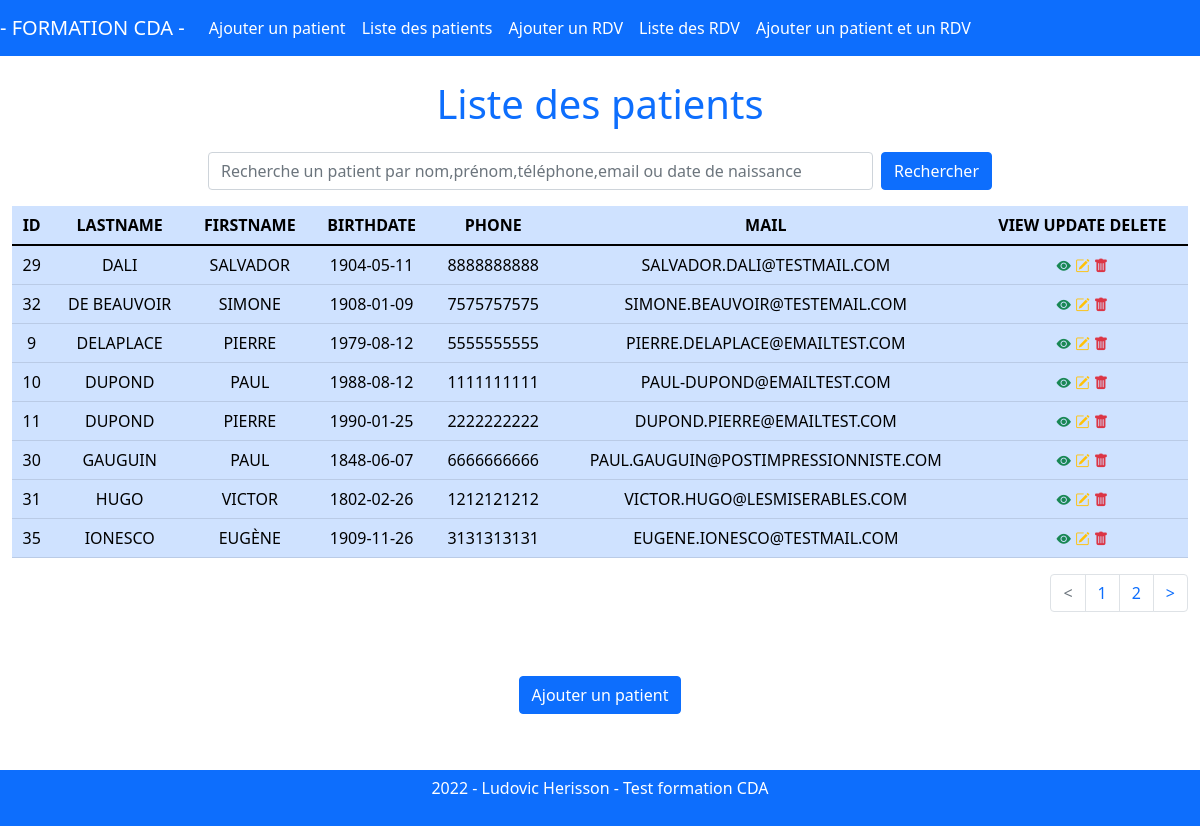
/?op=voir&data=patient&page=1, run on the app's committed database.
### tables this page shows
CREATE TABLE `patients` (
  `id` int(11) NOT NULL,
  `lastname` varchar(25) NOT NULL,
  `firstname` varchar(25) NOT NULL,
  `birthdate` date NOT NULL,
  `phone` varchar(25) DEFAULT NULL,
  `mail` varchar(100) NOT NULL
);

### controller/Controller.php (called while the page is built, shortened)
<?php
class Controller
{
    private $dbEntityRepo;
    public function __construct()
    {
        $this->dbEntityRepo=new \Model\EntityRepository;
    }
    public function render($layout,$template,$parameters=[])
    {
        extract($parameters);
        require "view/$template";
        $content=ob_get_clean();
        require "view/$layout";
        return ob_end_flush();
    }
    public function selectAll()
    {
        if (isset($_GET['data']) && !empty($_GET['data']))
        {
            $data=$_GET['data'];
            switch ($data)
            {
                case 'patient':
                    if(!isset($_GET['recherche']) || empty($_GET['recherche']))
                    {
                        if(isset($_GET['page']) && !empty($_GET['page'])){
                            $currentPage = ($_GET['page']);
                        }else{
                            $currentPage = 1;
                        }
                        $nbPatient=$this->dbEntityRepo->countPatients();
                        $parPage=8;
                        $pages= ceil($nbPatient/$parPage);
                        $premier = ($currentPage * $parPage) - $parPage;
                        $patients=$this->dbEntityRepo->affichagePagination($premier, $parPage);
                        $this->render('layout.php','template-selectAll.php',[
                            'title'=>'Liste des '.$data.'s',
                            'dataType'=>$data,
                            'data'=>(isset($patients)) ? $patients :$this->dbEntityRepo->selectAllRepo($data),
                            'hidden'=>NULL,
                            'currentPage'=>$currentPage,
                            'pages'=>$pages,
                            'masque'=>NULL
                        ]);
                    }
                    break;
            }
        }
    }
    public function handleRequest()
    {
        $op=isset($_GET['op']) ? $_GET['op'] : NULL;
        switch ($op)
        {
            case 'voir':
                $this->selectAll();
                break;
        }
    }
}

### index.php (called while the page is built, shortened)
<?php
$controller=new Controller\Controller;
$controller->handleRequest();
?>

### model/EntityRepository.php (called while the page is built, shortened)
<?php
class EntityRepository
{
    private $db;
    private $tablepatients;
    public function getDb()
    {
        if(!$this->db)
        {
            try
            {
                $xml=simplexml_load_file('app/config.xml');
                $this->tablepatients=$xml->table1;
                try
                {
                    $this->db= new \PDO("mysql:host=". $xml->host ."; dbname=" . $xml->db, $xml->user, $xml->password, [
                        \PDO::ATTR_ERRMODE => \PDO::ERRMODE_EXCEPTION
                    ]);
                }
                catch(\PDOException $e)
                {
                echo"Message : " . $e->getMessage();
                }
            }
            catch(\Exception $e)
            {
                echo"Message : ".$e->getMessage();
            }
        }
        return $this->db;
    }
    public function countPatients()
    {
        $q = $this->getDb()->prepare("SELECT COUNT(*) AS nbPatients FROM ".$this->tablepatients);
        $q->execute();
        $r=$q->fetch();
        $r= $r['nbPatients'];
        return $r;
    }
    public function affichagePagination(int $premier, int $parPage)
    {
        $q=$this->getDb()->prepare("SELECT * FROM ".$this->tablepatients." ORDER BY lastname ASC LIMIT :premier, :parpage");
        $q->bindValue(':premier', $premier, \PDO::PARAM_INT);
        $q->bindValue(':parpage', $parPage, \PDO::PARAM_INT);
        $q->execute();
        $r=$q->fetchAll(\PDO::FETCH_ASSOC);
        return $r;
    }
}
?>

### view/template-selectAll.php (the view, shortened to what this page needs)
<div class="container-fluid">
  <?php if(!empty($data)):
    $nomColonne=array_keys($data[0]);?>
    <div class="d-flex">
      <form action="" method="get" class="col-8 d-flex mx-auto" <?=$hidden?>>
        <input type="text" name="recherche" id="recherche" class="form-control" placeholder="Recherche un patient par nom,prénom,téléphone,email ou date de naissance" <?=$hidden?>>
        <button class="btn btn-primary ms-2" <?=$hidden?>>Rechercher</button>
      </form>
    </div>
    <table class="table table-hover table-primary mx-auto">
      <thead>
        <tr>
          <?php foreach($nomColonne as $value):?>
            <th class="text-center th" id="<?=$value?>"><?= strtoupper($value);?></th>
          <?php endforeach; ?>
        <th class="text-center">VIEW  UPDATE  DELETE</th>
        </tr>
      </thead>
      <tbody>
        <?php foreach($data as $tab):?>
        <tr>
          <td class="text-center id"><?= implode('</td><td class="text-center">', $tab);?></td>
          <td class="text-center icons">
              <a href="?op=select&data=<?=$dataType?>&id=<?=$tab['id']?>" class="text-success tableicons mx-3-lg"><i class="bi bi-eye-fill"></i></a>
              <a href="?op=update&data=<?=$dataType?>&id=<?=$tab['id']?>" class="text-warning tableicons mx-4-lg"><i class="bi bi-pencil-square"></i></a>
              <a href="?op=delete&data=<?=$dataType?>&id=<?=$tab['id']?>" class="text-danger tableicons mx-3-lg" onclick="return(confirm('Voulez-vous réellement supprimer le <?=$dataType?> <?= $tab['id'];?>'))"><i class="bi bi-trash-fill"></i></a>
          </td>
        </tr>
        <?php endforeach;?>
      </tbody>
    </table>
    <nav aria-label="Page navigation example" <?=$masque?>>
      <ul class="pagination justify-content-end">
        <li class="page-item <?= ($currentPage == 1) ? "disabled" : "" ?>">
          <a class="page-link" href="index.php?op=voir&data=patient&page=<?= $currentPage - 1 ?>" ><</a>
        </li>
        <?php for($page = 1; $page <= $pages; $page++): ?>
        <li class="page-item" <?= ($currentPage == $page) ? "active" : "" ?>><a class="page-link" href="index.php?op=voir&data=patient&page=<?= $page ?>"><?= $page ?></a></li>
        <?php endfor;?>
        <li class="page-item <?= ($currentPage == $pages) ? "disabled" : "" ?>">
          <a class="page-link" href="index.php?op=voir&data=patient&page=<?= $currentPage + 1 ?>">></a>
        </li>
      </ul>
    </nav>
      <div class="text-center">
        <a href="?op=ajouter&data=<?=$dataType?>" class="btn btn-primary my-5">Ajouter un <?=$dataType?></a>
      </div>
  <?php endif;?>
</div>

### view/layout.php (shortened to what this page needs)
<html>
    <head>
        <link href="https://cdn.jsdelivr.net/npm/bootstrap@5.1.3/dist/css/bootstrap.min.css" rel="stylesheet">
        <link rel="stylesheet" href="https://cdn.jsdelivr.net/npm/bootstrap-icons@1.7.2/font/bootstrap-icons.css">
        <link rel="stylesheet" href="css/app.css"/>
    </head>
    <body>
        <nav class="navbar navbar-expand-lg navbar-dark bg-primary">
            <a class="navbar-brand" href="index.php">- FORMATION CDA -</a>
            <div class="collapse navbar-collapse" id="navBar">
                <ul class="navbar-nav me-auto my-2 my-lg-0 navbar-nav-scroll" style="--bs-scroll-height: 25vw;">
                    <li class="nav-item">
                        <a class="nav-link active" aria-current="page" href="?op=ajouter&data=patient">Ajouter un patient</a>
                    </li>
                    <li class="nav-item">
                        <a class="nav-link active" aria-current="page" href="?op=voir&data=patient&page=1">Liste des patients</a>
                    </li>
                    <li class="nav-item">
                        <a class="nav-link active" aria-current="page" href="?op=ajouter&data=rdv">Ajouter un RDV</a>
                    </li>
                    <li class="nav-item">
                        <a class="nav-link active" aria-current="page" href="?op=voir&data=rdv">Liste des RDV</a>
                    </li>
                    <li class="nav-item">
                        <a class="nav-link active" aria-current="page" href="?op=ajouter&data=rdvpatient">Ajouter un patient et un RDV</a>
                    </li>
            </div>
        </nav>
        <main>
            <h1 class="text-center my-4 text-primary"><?=$title;?></h1>
        <?= $content;?>
        </main>
        <footer class="text-center text-white bg-primary">
            2022 - Ludovic Herisson - Test formation CDA
        </footer>
    </body>
  </html>

### css/app.css (style rules this page uses)
body { min-height: 100vh !important; max-height: 100vh !important; overflow-y: scroll; }
main { min-height : 83vh !important; }
footer { min-height : 7vh !important; }
.table { font-size : 1rem !important; }
.tableicons { font-size: 1.2vw !important; }
footer { padding:0.5vw 0!important; margin-top:1vh; }

### data on the page
patients: tab "29 DALI SALVADOR 1904-05-11 8888888888 SALVADOR.DALI@TESTMAIL.COM"
patients: tab "32 DE BEAUVOIR SIMONE 1908-01-09 7575757575 SIMONE.BEAUVOIR@TESTEMAIL.COM"
patients: tab "9 DELAPLACE PIERRE 1979-08-12 5555555555 PIERRE.DELAPLACE@EMAILTEST.COM"
patients: tab "10 DUPOND PAUL 1988-08-12 1111111111 PAUL-DUPOND@EMAILTEST.COM"
patients: tab "11 DUPOND PIERRE 1990-01-25 2222222222 DUPOND.PIERRE@EMAILTEST.COM"
patients: tab "30 GAUGUIN PAUL 1848-06-07 6666666666 PAUL.GAUGUIN@POSTIMPRESSIONNISTE.COM"
patients: tab "31 HUGO VICTOR 1802-02-26 1212121212 VICTOR.HUGO@LESMISERABLES.COM"
patients: tab "35 IONESCO EUGÈNE 1909-11-26 3131313131 EUGENE.IONESCO@TESTMAIL.COM"

### other printed values
$title "Liste des patients"
$value "ID"
$value "LASTNAME"
$value "FIRSTNAME"
$value "BIRTHDATE"
$value "PHONE"
$value "MAIL"
$dataType "patient"
